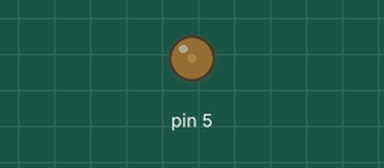
A sketch run on a simulated Arduino Uno, built with avr-gcc and run on an emulated ATmega328P. Parts: output pins drawn as LEDs (lit = HIGH). What the sketch prints to the serial monitor is not drawn.

Above: at 0.1 s.
At 38.5 s:
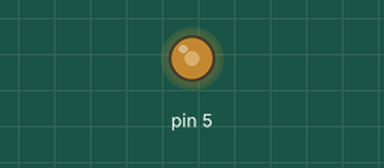
Timing chart, 0 to 40.0 s (numbered marks = the images above):
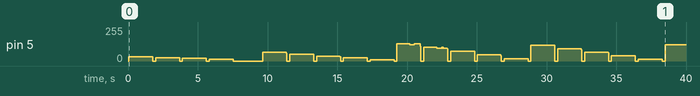

Measured:
- by itself, pin 5: 0/255 → 32/255 at 0.06 s, → 0/255 1.7 s later, → 26/255 0.20 s later, → 0/255 1.7 s later, … (53 changes in this stretch)

The sketch:

wave_types.ino
```cpp
#include "volume2.h";

Volume vol;

void setup() {
  //vol.begin();
  Serial.begin(115200);

  // Custom waveform shape, 4 octaves of squares
  byte wave[32] = {
    255,255,192,192,192,192,128,128,
    192,192,128,128,128,128,64,64,
    192,192,128,128,128,128,64,64,
    128,128,64,64,64,64,0,0,
  };

  Serial.println("Volume Library Voice Demo\n");
  Serial.print("Setting custom wave samples: ");

  vol.setCustomWave(wave); // use our custom waveform above

  // print the custom waveform
  for (byte i = 0; i < 32; i++) {
    Serial.print(vol.getCustomSample(i));
    Serial.print(" ");
  }

  // Play tune with all waveform types:
  Serial.println("\nContacting aliens...\n");
}

void loop() {
  Serial.println("Type: PWM (12.5% Duty)");
  closeEncounter(PWM_12);

  Serial.println("Type: PWM (25% Duty)");
  closeEncounter(PWM_25);

  Serial.println("Type: Square Wave");
  closeEncounter(SQUARE);

  Serial.println("Type: Sawtooth Wave");
  closeEncounter(SAWTOOTH);

  Serial.println("Type: Sawtooth Wave (HQ)");
  closeEncounter(SAWTOOTH_HIGH);

  Serial.println("Type: Triangle Wave");
  closeEncounter(TRIANGLE);

  Serial.println("Type: Triangle Wave (HQ)");
  closeEncounter(TRIANGLE_HIGH);

  Serial.println("Type: Sine Wave");
  closeEncounter(SINE);

  Serial.println("Type: Sine Wave (HQ)");
  closeEncounter(SINE_HIGH);

  Serial.println("Type: Custom Wave");
  closeEncounter(CUSTOM);
}

// Plays the famous "Close Encounters of The Third Kind motif
// with the waveform of your choice
void closeEncounter(byte type){
  int frequencies[5] = {392, 440, 349, 175, 262}; // Notes: G4, A4, F4, F3, C4

  for (int lev = 255; lev > 0; lev -= 55) { // Reduce volume by ~20% each time we loop
    Serial.print("Volume: ");
    Serial.print((float(lev)/float(255))*100);
    Serial.println("%");
    for (byte freq = 0; freq < 5; freq++)
    { // Play through the notes
      vol.tone(frequencies[freq], type, lev); // Start the voice at [freq] Hz, waveform [type], at volume [lev]
      delay(20000); // use Volume delay during sound
      Serial.println(freq);
    }
    delay(10000);
    Serial.println("done");
    vol.noTone(); // end voice
    delay(200);
  }
  Serial.println();
}
```
